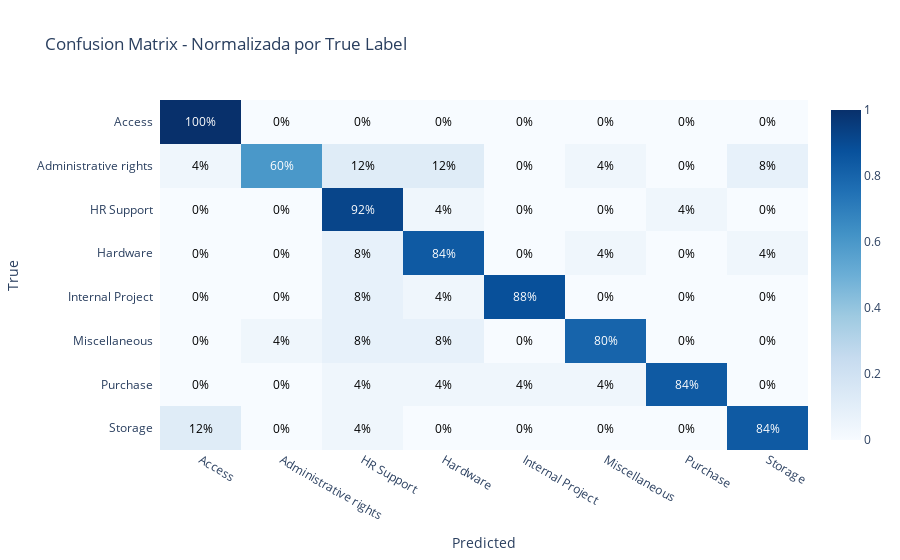

Write notebook code for a chart like this one.
### Markdown cell above
### Confusion Matrix Normalizada

A versão normalizada mostra percentagens em vez de contagens absolutas, facilitando a identificação de taxas de erro por classe.

### Code cell
# Confusion matrix normalizada (percentagens)
plot_confusion_matrix(
    metrics["confusion_matrix"], 
    classes, 
    title="Confusion Matrix - Normalizada por True Label",
    normalize=True
)

### Figure 1 — Plotly figure (JSON) as saved in the notebook; plotly's stock layout.template omitted (floating-point values rounded to 4 significant figures)
{"data": [{"colorscale": [[0, "rgb(247,251,255)"], [0.125, "rgb(222,235,247)"], [0.25, "rgb(198,219,239)"], [0.375, "rgb(158,202,225)"], [0.5, "rgb(107,174,214)"], [0.625, "rgb(66,146,198)"], [0.75, "rgb(33,113,181)"], [0.875, "rgb(8,81,156)"], [1, "rgb(8,48,107)"]], "reversescale": false, "showscale": true, "type": "heatmap", "x": ["Access", "Administrative rights", "HR Support", "Hardware", "Internal Project", "Miscellaneous", "Purchase", "Storage"], "y": ["Access", "Administrative rights", "HR Support", "Hardware", "Internal Project", "Miscellaneous", "Purchase", "Storage"], "z": [[1, 0, 0, 0, 0, 0, 0, 0], [0.04, 0.6, 0.12, 0.12, 0, 0.04, 0, 0.08], [0, 0, 0.92, 0.04, 0, 0, 0.04, 0], [0, 0, 0.08, 0.84, 0, 0.04, 0, 0.04], [0, 0, 0.08, 0.04, 0.88, 0, 0, 0], [0, 0.04, 0.08, 0.08, 0, 0.8, 0, 0], [0, 0, 0.04, 0.04, 0.04, 0.04, 0.84, 0], [0.12, 0, 0.04, 0, 0, 0, 0, 0.84]]}], "layout": {"annotations": [{"font": {"color": "#FFFFFF"}, "showarrow": false, "text": "100%", "x": "Access", "xref": "x", "y": "Access", "yref": "y"}, {"font": {"color": "#000000"}, "showarrow": false, "text": "0%", "x": "Administrative rights", "xref": "x", "y": "Access", "yref": "y"}, {"font": {"color": "#000000"}, "showarrow": false, "text": "0%", "x": "HR Support", "xref": "x", "y": "Access", "yref": "y"}, {"font": {"color": "#000000"}, "showarrow": false, "text": "0%", "x": "Hardware", "xref": "x", "y": "Access", "yref": "y"}, {"font": {"color": "#000000"}, "showarrow": false, "text": "0%", "x": "Internal Project", "xref": "x", "y": "Access", "yref": "y"}, {"font": {"color": "#000000"}, "showarrow": false, "text": "0%", "x": "Miscellaneous", "xref": "x", "y": "Access", "yref": "y"}, {"font": {"color": "#000000"}, "showarrow": false, "text": "0%", "x": "Purchase", "xref": "x", "y": "Access", "yref": "y"}, {"font": {"color": "#000000"}, "showarrow": false, "text": "0%", "x": "Storage", "xref": "x", "y": "Access", "yref": "y"}, {"font": {"color": "#000000"}, "showarrow": false, "text": "4%", "x": "Access", "xref": "x", "y": "Administrative rights", "yref": "y"}, {"font": {"color": "#FFFFFF"}, "showarrow": false, "text": "60%", "x": "Administrative rights", "xref": "x", "y": "Administrative rights", "yref": "y"}, {"font": {"color": "#000000"}, "showarrow": false, "text": "12%", "x": "HR Support", "xref": "x", "y": "Administrative rights", "yref": "y"}, {"font": {"color": "#000000"}, "showarrow": false, "text": "12%", "x": "Hardware", "xref": "x", "y": "Administrative rights", "yref": "y"}, {"font": {"color": "#000000"}, "showarrow": false, "text": "0%", "x": "Internal Project", "xref": "x", "y": "Administrative rights", "yref": "y"}, {"font": {"color": "#000000"}, "showarrow": false, "text": "4%", "x": "Miscellaneous", "xref": "x", "y": "Administrative rights", "yref": "y"}, {"font": {"color": "#000000"}, "showarrow": false, "text": "0%", "x": "Purchase", "xref": "x", "y": "Administrative rights", "yref": "y"}, {"font": {"color": "#000000"}, "showarrow": false, "text": "8%", "x": "Storage", "xref": "x", "y": "Administrative rights", "yref": "y"}, {"font": {"color": "#000000"}, "showarrow": false, "text": "0%", "x": "Access", "xref": "x", "y": "HR Support", "yref": "y"}, {"font": {"color": "#000000"}, "showarrow": false, "text": "0%", "x": "Administrative rights", "xref": "x", "y": "HR Support", "yref": "y"}, {"font": {"color": "#FFFFFF"}, "showarrow": false, "text": "92%", "x": "HR Support", "xref": "x", "y": "HR Support", "yref": "y"}, {"font": {"color": "#000000"}, "showarrow": false, "text": "4%", "x": "Hardware", "xref": "x", "y": "HR Support", "yref": "y"}, {"font": {"color": "#000000"}, "showarrow": false, "text": "0%", "x": "Internal Project", "xref": "x", "y": "HR Support", "yref": "y"}, {"font": {"color": "#000000"}, "showarrow": false, "text": "0%", "x": "Miscellaneous", "xref": "x", "y": "HR Support", "yref": "y"}, {"font": {"color": "#000000"}, "showarrow": false, "text": "4%", "x": "Purchase", "xref": "x", "y": "HR Support", "yref": "y"}, {"font": {"color": "#000000"}, "showarrow": false, "text": "0%", "x": "Storage", "xref": "x", "y": "HR Support", "yref": "y"}, {"font": {"color": "#000000"}, "showarrow": false, "text": "0%", "x": "Access", "xref": "x", "y": "Hardware", "yref": "y"}, {"font": {"color": "#000000"}, "showarrow": false, "text": "0%", "x": "Administrative rights", "xref": "x", "y": "Hardware", "yref": "y"}, {"font": {"color": "#000000"}, "showarrow": false, "text": "8%", "x": "HR Support", "xref": "x", "y": "Hardware", "yref": "y"}, {"font": {"color": "#FFFFFF"}, "showarrow": false, "text": "84%", "x": "Hardware", "xref": "x", "y": "Hardware", "yref": "y"}, {"font": {"color": "#000000"}, "showarrow": false, "text": "0%", "x": "Internal Project", "xref": "x", "y": "Hardware", "yref": "y"}, {"font": {"color": "#000000"}, "showarrow": false, "text": "4%", "x": "Miscellaneous", "xref": "x", "y": "Hardware", "yref": "y"}, {"font": {"color": "#000000"}, "showarrow": false, "text": "0%", "x": "Purchase", "xref": "x", "y": "Hardware", "yref": "y"}, {"font": {"color": "#000000"}, "showarrow": false, "text": "4%", "x": "Storage", "xref": "x", "y": "Hardware", "yref": "y"}, {"font": {"color": "#000000"}, "showarrow": false, "text": "0%", "x": "Access", "xref": "x", "y": "Internal Project", "yref": "y"}, {"font": {"color": "#000000"}, "showarrow": false, "text": "0%", "x": "Administrative rights", "xref": "x", "y": "Internal Project", "yref": "y"}, {"font": {"color": "#000000"}, "showarrow": false, "text": "8%", "x": "HR Support", "xref": "x", "y": "Internal Project", "yref": "y"}, {"font": {"color": "#000000"}, "showarrow": false, "text": "4%", "x": "Hardware", "xref": "x", "y": "Internal Project", "yref": "y"}, {"font": {"color": "#FFFFFF"}, "showarrow": false, "text": "88%", "x": "Internal Project", "xref": "x", "y": "Internal Project", "yref": "y"}, {"font": {"color": "#000000"}, "showarrow": false, "text": "0%", "x": "Miscellaneous", "xref": "x", "y": "Internal Project", "yref": "y"}, {"font": {"color": "#000000"}, "showarrow": false, "text": "0%", "x": "Purchase", "xref": "x", "y": "Internal Project", "yref": "y"}, {"font": {"color": "#000000"}, "showarrow": false, "text": "0%", "x": "Storage", "xref": "x", "y": "Internal Project", "yref": "y"}, {"font": {"color": "#000000"}, "showarrow": false, "text": "0%", "x": "Access", "xref": "x", "y": "Miscellaneous", "yref": "y"}, {"font": {"color": "#000000"}, "showarrow": false, "text": "4%", "x": "Administrative rights", "xref": "x", "y": "Miscellaneous", "yref": "y"}, {"font": {"color": "#000000"}, "showarrow": false, "text": "8%", "x": "HR Support", "xref": "x", "y": "Miscellaneous", "yref": "y"}, {"font": {"color": "#000000"}, "showarrow": false, "text": "8%", "x": "Hardware", "xref": "x", "y": "Miscellaneous", "yref": "y"}, {"font": {"color": "#000000"}, "showarrow": false, "text": "0%", "x": "Internal Project", "xref": "x", "y": "Miscellaneous", "yref": "y"}, {"font": {"color": "#FFFFFF"}, "showarrow": false, "text": "80%", "x": "Miscellaneous", "xref": "x", "y": "Miscellaneous", "yref": "y"}, {"font": {"color": "#000000"}, "showarrow": false, "text": "0%", "x": "Purchase", "xref": "x", "y": "Miscellaneous", "yref": "y"}, {"font": {"color": "#000000"}, "showarrow": false, "text": "0%", "x": "Storage", "xref": "x", "y": "Miscellaneous", "yref": "y"}, {"font": {"color": "#000000"}, "showarrow": false, "text": "0%", "x": "Access", "xref": "x", "y": "Purchase", "yref": "y"}, {"font": {"color": "#000000"}, "showarrow": false, "text": "0%", "x": "Administrative rights", "xref": "x", "y": "Purchase", "yref": "y"}, {"font": {"color": "#000000"}, "showarrow": false, "text": "4%", "x": "HR Support", "xref": "x", "y": "Purchase", "yref": "y"}, {"font": {"color": "#000000"}, "showarrow": false, "text": "4%", "x": "Hardware", "xref": "x", "y": "Purchase", "yref": "y"}, {"font": {"color": "#000000"}, "showarrow": false, "text": "4%", "x": "Internal Project", "xref": "x", "y": "Purchase", "yref": "y"}, {"font": {"color": "#000000"}, "showarrow": false, "text": "4%", "x": "Miscellaneous", "xref": "x", "y": "Purchase", "yref": "y"}, {"font": {"color": "#FFFFFF"}, "showarrow": false, "text": "84%", "x": "Purchase", "xref": "x", "y": "Purchase", "yref": "y"}, {"font": {"color": "#000000"}, "showarrow": false, "text": "0%", "x": "Storage", "xref": "x", "y": "Purchase", "yref": "y"}, {"font": {"color": "#000000"}, "showarrow": false, "text": "12%", "x": "Access", "xref": "x", "y": "Storage", "yref": "y"}, {"font": {"color": "#000000"}, "showarrow": false, "text": "0%", "x": "Administrative rights", "xref": "x", "y": "Storage", "yref": "y"}, {"font": {"color": "#000000"}, "showarrow": false, "text": "4%", "x": "HR Support", "xref": "x", "y": "Storage", "yref": "y"}, {"font": {"color": "#000000"}, "showarrow": false, "text": "0%", "x": "Hardware", "xref": "x", "y": "Storage", "yref": "y"}, {"font": {"color": "#000000"}, "showarrow": false, "text": "0%", "x": "Internal Project", "xref": "x", "y": "Storage", "yref": "y"}, {"font": {"color": "#000000"}, "showarrow": false, "text": "0%", "x": "Miscellaneous", "xref": "x", "y": "Storage", "yref": "y"}, {"font": {"color": "#000000"}, "showarrow": false, "text": "0%", "x": "Purchase", "xref": "x", "y": "Storage", "yref": "y"}, {"font": {"color": "#FFFFFF"}, "showarrow": false, "text": "84%", "x": "Storage", "xref": "x", "y": "Storage", "yref": "y"}], "title": {"text": "Confusion Matrix - Normalizada por True Label"}, "xaxis": {"dtick": 1, "gridcolor": "rgb(0, 0, 0)", "side": "bottom", "ticks": "", "title": {"text": "Predicted"}}, "yaxis": {"autorange": "reversed", "dtick": 1, "ticks": "", "ticksuffix": "  ", "title": {"text": "True"}}}}
